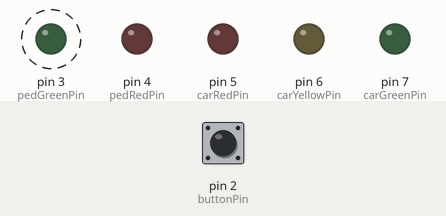
This sketch was run on a simulated Arduino Uno, built with avr-gcc and run on an emulated ATmega328P. Shown: output pins drawn as LEDs (lit = HIGH). Dashed ring = blinking. The test bench sets the inputs (shaded band); at power-on: pin 2 (buttonPin) HIGH.

Above: at 1.26 s.
1.3 s: pin 2 (buttonPin) pulled LOW for 0.15 s
At 1.51 s:
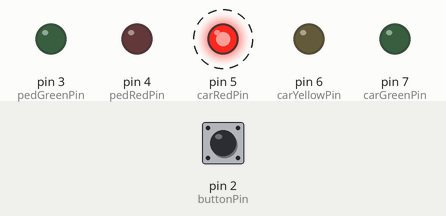
4.3 s: pin 2 (buttonPin) pulled LOW for 1 s
At 4.51 s:
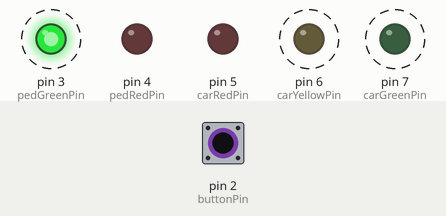
7.3 s: pin 2 (buttonPin) pulled LOW for 3.2 s
At 7.61 s:
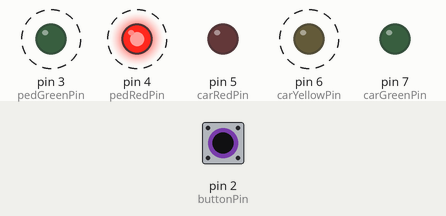
Timing chart, 0 to 18.0 s (numbered marks = the images above; inputs shaded):
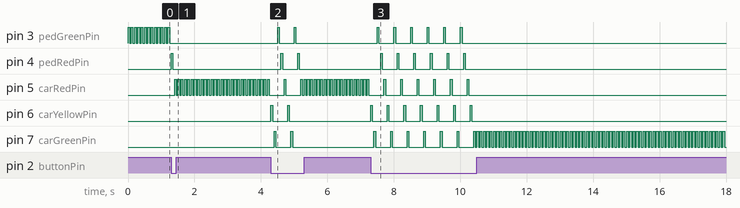

The sketch:

lesson4_1_TestSemaphoreCircuit.ino
```cpp
// Definimos os pinos que vamos usar
const int buttonPin = 2;
const int pedGreenPin = 3;
const int pedRedPin = 4;
const int carRedPin = 5;
const int carYellowPin = 6;
const int carGreenPin = 7;

// Esse vetor ajuda na hora de inicializar e testar os pinos
const int ledPins[] = {pedGreenPin, pedRedPin, carRedPin, carYellowPin, carGreenPin};

// Essa variável vai contar quantas vezes apertamos o botão
int timesButtonPressed = 0;

void setup()
{
  // Pino do botão definido como INPUT_PULLUP
  // Assim, usamos o resistor de pull-up interno e poupamos um resistor!
  pinMode(buttonPin, INPUT_PULLUP);

  // Pinos dos LEDs definidos como OUTPUT
  // Usamos o vetor ledPins e o for para não termos que nos repetir
  for(int i = 0; i < 5; i++)
    pinMode(ledPins[i], OUTPUT);
}

void loop()
{
  // Se botão for pressionado, incrementar a contagem
  // Lembrem-se: No modo INPUT_PULLUP, botão pressionado fica LOW!
  if(digitalRead(buttonPin) == LOW)
    timesButtonPressed++;

  // A % B faz a divisão de A por B e retorna o resto
  // Isso permite que testPin varie de forma circular: 0, 1, 2, 3, 4, 0, 1, 2, ...
  int testPin = timesButtonPressed % 5;

  // Pisca o LED que está sendo testado
  digitalWrite(ledPins[testPin],HIGH);
  delay(50);
  digitalWrite(ledPins[testPin],LOW);
  delay(50);
}
```

Measured:
- after the input at 1.3 s, pin 3 (pedGreenPin): stops changing and stays LOW; pin 4 (pedRedPin): LOW → HIGH at once, → LOW 0.05 s later; pin 5 (carRedPin): alternates HIGH for 0.05 s and LOW for 0.05 s, starting after 0.10 s
- after the input at 4.3 s, pin 3 (pedGreenPin): alternates HIGH for 0.05 s and LOW for 0.45 s, 4 changes in all, then stays LOW, starting after 0.20 s; pin 4 (pedRedPin): alternates HIGH for 0.05 s and LOW for 0.45 s, 4 changes in all, then stays LOW, starting after 0.30 s
- after the input at 7.3 s, pin 3 (pedGreenPin): alternates HIGH for 0.05 s and LOW for 0.45 s, 12 changes in all, then stays LOW, starting after 0.20 s; pin 4 (pedRedPin): alternates HIGH for 0.05 s and LOW for 0.45 s, 12 changes in all, then stays LOW, starting after 0.30 s
- by itself, pin 3 (pedGreenPin): alternates HIGH for 0.05 s and LOW for 0.05 s
